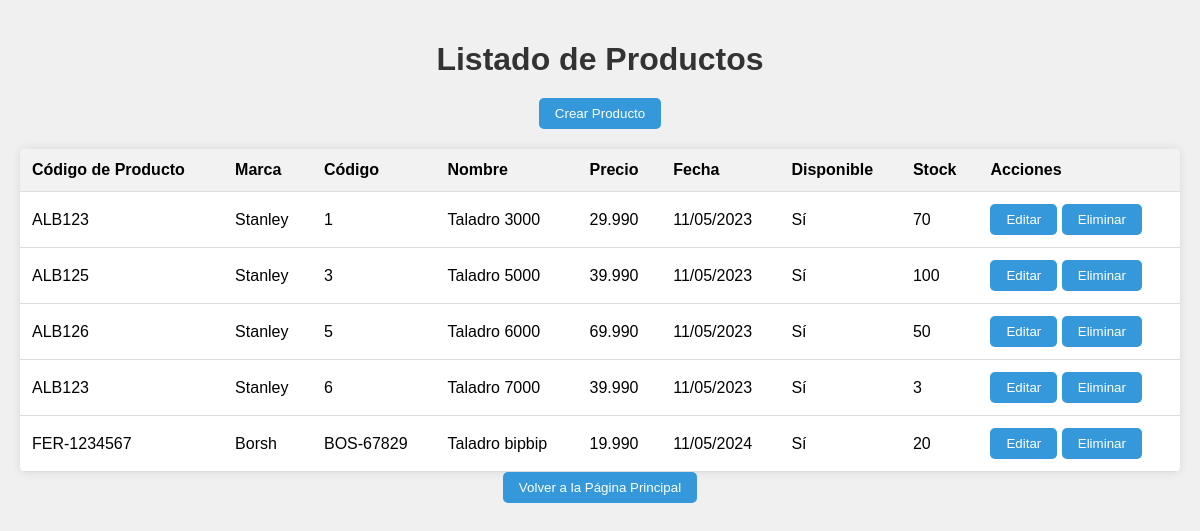
Before: /listar_productos/ with the older database file.
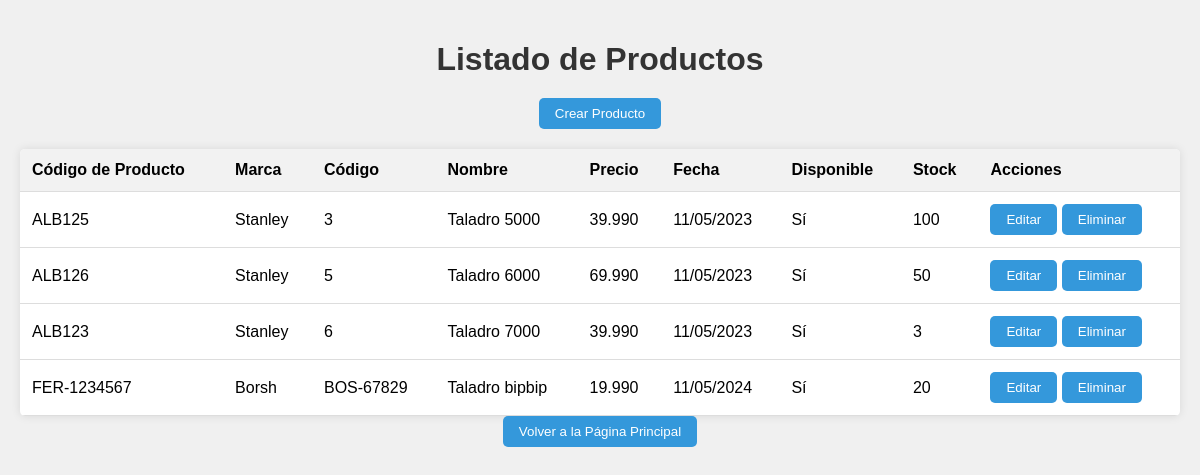
After: the same page with the newer database file.
### api/models.py (models this page shows)
class Producto (models.Model):
    codigoProducto = models.CharField(max_length=100)
    marca = models.CharField(max_length=20)
    codigo = models.CharField(max_length=10)
    nombre = models.CharField(max_length=100)
    precio = models.CharField(max_length=10)
    fecha = models.CharField(max_length=10)
    disponible = models.BooleanField(default=False)
    stock = models.IntegerField(default=0)

### api/views.py (the view)
# urls.py: path('listar_productos/', views.listar_productos, name='listar_productos'),
def listar_productos(request):
    productos = Producto.objects.all()
    return render(request, 'listar_productos.html', {'productos': productos})

### api/templates/listar_productos.html (shortened to what this page needs)
<!DOCTYPE html>
<html lang="en">
<head>
</head>
<body>
    <h1>Listado de Productos</h1>
    <a href="{% url 'crear_producto' %}"><button>Crear Producto</button></a>
    <table>
        <thead>
            <tr>
                <th>Código de Producto</th>
                <th>Marca</th>
                <th>Código</th>
                <th>Nombre</th>
                <th>Precio</th>
                <th>Fecha</th>
                <th>Disponible</th>
                <th>Stock</th>
                <th>Acciones</th>
            </tr>
        </thead>
        <tbody>
            {% for producto in productos %}
            <tr>
                <td>{{ producto.codigoProducto }}</td>
                <td>{{ producto.marca }}</td>
                <td>{{ producto.codigo }}</td>
                <td>{{ producto.nombre }}</td>
                <td>{{ producto.precio }}</td>
                <td>{{ producto.fecha }}</td>
                <td>{% if producto.disponible %}Sí{% else %}No{% endif %}</td>
                <td>{{ producto.stock }}</td>
                <td>
                    <a href="{% url 'editar_producto' producto.pk %}"><button>Editar</button></a>
                    <a href="{% url 'eliminar_producto' producto.pk %}"><button>Eliminar</button></a>
                </td>
            </tr>
            {% endfor %}
        </tbody>
    </table>
    <a href="{% url 'index' %}"><button>Volver a la Página Principal</button></a>
</body>
</html>

### api/templates/listar_productos.html (style rules this page uses)
body { font-family: Arial, sans-serif; background-color: #f0f0f0; padding: 20px; margin: 0; display: flex; flex-direction: column; align-items: center; }
h1 { color: #333; margin-bottom: 20px; }
a { text-decoration: none; }
button { padding: 8px 16px; background-color: #3498db; color: white; border: none; border-radius: 5px; cursor: pointer; transition: background-color 0.3s ease; }
table { width: 100%; border-collapse: collapse; background-color: #fff; box-shadow: 0 0 10px rgba(0,0,0,0.1); border-radius: 5px; overflow: hidden; margin-top: 20px; }
th, td { padding: 12px; text-align: left; border-bottom: 1px solid #ddd; }
th { background-color: #f2f2f2; }

Changed rows visible on the page:
removed Producto: codigoProducto "ALB123", marca "Stanley", codigo "1", nombre "Taladro 3000", precio "29.990", fecha "11/05/2023", disponible "Sí", stock "70"
